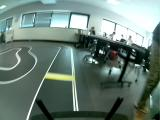
#> input picture stop/validation_dataset_sigma/119_cam_image_array_.jpg, 160 x 120 px, found by its file name
$ python preprocessing.py
#> lines starting #> are read from the running program, lines starting #| are printed output that depends on the picture
import os
import shutil
import matplotlib.pyplot as plt
import cv2
import numpy as np

# from supervise.pilot_train import DATASET_DIR

def cropY(img, px_from_top):
    if len(np.shape(img)) == 3:
        return img[px_from_top:np.shape(img)[0], :, :]
    return img[px_from_top:np.shape(img)[0], :]

def gaussian_filter(img, ksize=(3,3), sigmaX = 0):
    return cv2.GaussianBlur(img, ksize=ksize, sigmaX=sigmaX)

def threshold_filter(img, thr = 195):
    return cv2.threshold(img, thr, 255, type=cv2.THRESH_BINARY)

def canny(img):
    return cv2.Canny(img,100,200)

if __name__ == "__main__":
    IMAGE = cv2.imread('')
    IMAGE_BNW = cv2.imread('/Users/IMT_Atlantique/project_ia/cars/mysim/data/images/119_cam_image_array_.jpg', cv2.IMREAD_GRAYSCALE)
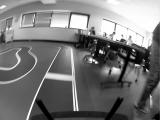
#> IMAGE_BNW: shape (120, 160); min 0, max 255, mean 119.8

    DATASET_DIR_SOURCE = "/Users/IMT_Atlantique/project_ia/ia_racing_imt/supervise/dataset_drive/"
    DATASET_DIR_TARGET = "/Users/IMT_Atlantique/project_ia/ia_racing_imt/supervise/dataset_drive/preprocessed/"

    AFFICHAGE = False
    COLS = 3
    images = {
        'Original' : IMAGE,
    }

    images['IMAGE_BNW'] = gaussian_filter(IMAGE_BNW)
#> in gaussian_filter, `return cv2.GaussianBlur(img, ksize=ksize, sigmaX=sigmaX)`:
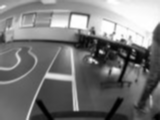
#> returned value: shape (120, 160); min 1, max 255, mean 119.8
    images['Cropped'] = cropY(IMAGE, 40)
#> (the run stopped early here; a loop or call above may not have finished)

$ run again, with stop/validation_dataset_sigma/104_cam_image_array_.jpg copied over stop/validation_dataset_sigma/119_cam_image_array_.jpg
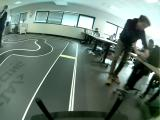
#> input picture stop/validation_dataset_sigma/104_cam_image_array_.jpg, 160 x 120 px, found by its file name
#> `IMAGE_BNW = cv2.imread('/Users/IMT_Atlantique/project_ia/cars/mysim/da..`:
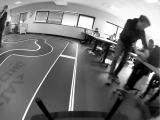
#> IMAGE_BNW: shape (120, 160); min 0, max 255, mean 115
#> in gaussian_filter, `return cv2.GaussianBlur(img, ksize=ksize, sigmaX=sigmaX)`:
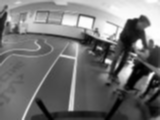
#> returned value: shape (120, 160); min 0, max 255, mean 115

$ run again, with stop/validation_dataset_sigma/1070_cam_image_array_.jpg copied over stop/validation_dataset_sigma/119_cam_image_array_.jpg
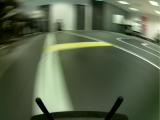
#> input picture stop/validation_dataset_sigma/1070_cam_image_array_.jpg, 160 x 120 px, found by its file name
#> `IMAGE_BNW = cv2.imread('/Users/IMT_Atlantique/project_ia/cars/mysim/da..`:
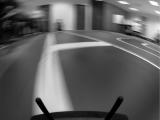
#> IMAGE_BNW: shape (120, 160); min 0, max 255, mean 95.1

$ run again, with stop/validation_dataset_sigma/1073_cam_image_array_.jpg copied over stop/validation_dataset_sigma/119_cam_image_array_.jpg
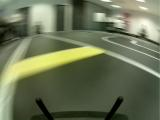
#> input picture stop/validation_dataset_sigma/1073_cam_image_array_.jpg, 160 x 120 px, found by its file name
#> `IMAGE_BNW = cv2.imread('/Users/IMT_Atlantique/project_ia/cars/mysim/da..`:
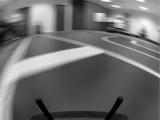
#> IMAGE_BNW: shape (120, 160); min 0, max 255, mean 109.3
